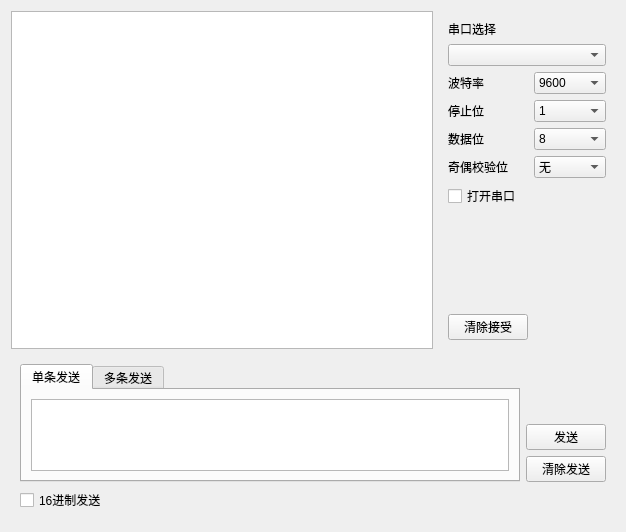
<?xml version="1.0" encoding="UTF-8"?>
<ui version="4.0">
 <class>Test</class>
 <widget class="QWidget" name="Test">
  <property name="geometry">
   <rect>
    <x>0</x>
    <y>0</y>
    <width>626</width>
    <height>503</height>
   </rect>
  </property>
  <property name="windowTitle">
   <string>串口调试专用</string>
  </property>
  <layout class="QGridLayout" name="gridLayout_3">
   <item row="0" column="1">
    <widget class="QWidget" name="widget" native="true">
     <layout class="QGridLayout" name="gridLayout">
      <item row="0" column="0">
       <widget class="QLabel" name="label_baudRate_2">
        <property name="sizePolicy">
         <sizepolicy hsizetype="Fixed" vsizetype="Fixed">
          <horstretch>0</horstretch>
          <verstretch>0</verstretch>
         </sizepolicy>
        </property>
        <property name="text">
         <string>串口选择</string>
        </property>
       </widget>
      </item>
      <item row="1" column="0" colspan="2">
       <widget class="QComboBox" name="comboBox_serialSelect">
        <property name="currentIndex">
         <number>-1</number>
        </property>
       </widget>
      </item>
      <item row="2" column="0">
       <widget class="QLabel" name="label_baudRate">
        <property name="text">
         <string>波特率</string>
        </property>
       </widget>
      </item>
      <item row="2" column="1">
       <widget class="QComboBox" name="comboBox_baudRate">
        <property name="currentIndex">
         <number>3</number>
        </property>
        <item>
         <property name="text">
          <string>1200</string>
         </property>
        </item>
        <item>
         <property name="text">
          <string>2400</string>
         </property>
        </item>
        <item>
         <property name="text">
          <string>4800</string>
         </property>
        </item>
        <item>
         <property name="text">
          <string>9600</string>
         </property>
        </item>
        <item>
         <property name="text">
          <string>19200</string>
         </property>
        </item>
        <item>
         <property name="text">
          <string>38400</string>
         </property>
        </item>
        <item>
         <property name="text">
          <string>57600</string>
         </property>
        </item>
        <item>
         <property name="text">
          <string>115200</string>
         </property>
        </item>
       </widget>
      </item>
      <item row="3" column="0">
       <widget class="QLabel" name="label_stopBits">
        <property name="text">
         <string>停止位</string>
        </property>
       </widget>
      </item>
      <item row="3" column="1">
       <widget class="QComboBox" name="comboBox_stopBits">
        <item>
         <property name="text">
          <string>1</string>
         </property>
        </item>
        <item>
         <property name="text">
          <string>1.5</string>
         </property>
        </item>
        <item>
         <property name="text">
          <string>2</string>
         </property>
        </item>
       </widget>
      </item>
      <item row="4" column="0">
       <widget class="QLabel" name="label_dataBits">
        <property name="text">
         <string>数据位</string>
        </property>
       </widget>
      </item>
      <item row="4" column="1">
       <widget class="QComboBox" name="comboBox_dataBits">
        <item>
         <property name="text">
          <string>8</string>
         </property>
        </item>
        <item>
         <property name="text">
          <string>7</string>
         </property>
        </item>
        <item>
         <property name="text">
          <string>6</string>
         </property>
        </item>
        <item>
         <property name="text">
          <string>5</string>
         </property>
        </item>
        <item>
         <property name="text">
          <string/>
         </property>
        </item>
       </widget>
      </item>
      <item row="5" column="0">
       <widget class="QLabel" name="label_parity">
        <property name="text">
         <string>奇偶校验位</string>
        </property>
       </widget>
      </item>
      <item row="5" column="1">
       <widget class="QComboBox" name="comboBox_parity">
        <item>
         <property name="text">
          <string>无</string>
         </property>
        </item>
        <item>
         <property name="text">
          <string>奇检验</string>
         </property>
        </item>
        <item>
         <property name="text">
          <string>偶校验</string>
         </property>
        </item>
       </widget>
      </item>
      <item row="6" column="0">
       <widget class="QCheckBox" name="checkBox_openSerial">
        <property name="text">
         <string>打开串口</string>
        </property>
       </widget>
      </item>
      <item row="7" column="0">
       <spacer name="verticalSpacer">
        <property name="orientation">
         <enum>Qt::Vertical</enum>
        </property>
        <property name="sizeType">
         <enum>QSizePolicy::Fixed</enum>
        </property>
        <property name="sizeHint" stdset="0">
         <size>
          <width>20</width>
          <height>100</height>
         </size>
        </property>
       </spacer>
      </item>
      <item row="8" column="0">
       <widget class="QPushButton" name="pushButton_clearReceive">
        <property name="sizePolicy">
         <sizepolicy hsizetype="Minimum" vsizetype="Fixed">
          <horstretch>0</horstretch>
          <verstretch>10</verstretch>
         </sizepolicy>
        </property>
        <property name="text">
         <string>清除接受</string>
        </property>
       </widget>
      </item>
     </layout>
    </widget>
   </item>
   <item row="1" column="0" colspan="2">
    <widget class="QWidget" name="widget_2" native="true">
     <property name="sizePolicy">
      <sizepolicy hsizetype="Preferred" vsizetype="Preferred">
       <horstretch>0</horstretch>
       <verstretch>1</verstretch>
      </sizepolicy>
     </property>
     <layout class="QGridLayout" name="gridLayout_2">
      <item row="0" column="0" rowspan="3">
       <widget class="QTabWidget" name="tabWidget">
        <property name="enabled">
         <bool>true</bool>
        </property>
        <property name="sizePolicy">
         <sizepolicy hsizetype="Expanding" vsizetype="Expanding">
          <horstretch>0</horstretch>
          <verstretch>0</verstretch>
         </sizepolicy>
        </property>
        <property name="minimumSize">
         <size>
          <width>0</width>
          <height>0</height>
         </size>
        </property>
        <property name="currentIndex">
         <number>0</number>
        </property>
        <widget class="QWidget" name="tab_singleSend">
         <attribute name="title">
          <string>单条发送</string>
         </attribute>
         <layout class="QGridLayout" name="gridLayout_4">
          <item row="0" column="0">
           <widget class="QPlainTextEdit" name="plainTextEdit_singleSend"/>
          </item>
         </layout>
        </widget>
        <widget class="QWidget" name="tab_muiltipeSend">
         <attribute name="title">
          <string>多条发送</string>
         </attribute>
        </widget>
       </widget>
      </item>
      <item row="2" column="1">
       <widget class="QPushButton" name="pushButton_clearSend">
        <property name="sizePolicy">
         <sizepolicy hsizetype="Fixed" vsizetype="Fixed">
          <horstretch>0</horstretch>
          <verstretch>0</verstretch>
         </sizepolicy>
        </property>
        <property name="text">
         <string>清除发送</string>
        </property>
       </widget>
      </item>
      <item row="3" column="0">
       <widget class="QCheckBox" name="checkBox_16DataSend">
        <property name="sizePolicy">
         <sizepolicy hsizetype="Preferred" vsizetype="Fixed">
          <horstretch>0</horstretch>
          <verstretch>0</verstretch>
         </sizepolicy>
        </property>
        <property name="text">
         <string>16进制发送</string>
        </property>
       </widget>
      </item>
      <item row="1" column="1">
       <widget class="QPushButton" name="pushButton_send">
        <property name="sizePolicy">
         <sizepolicy hsizetype="Fixed" vsizetype="Fixed">
          <horstretch>0</horstretch>
          <verstretch>0</verstretch>
         </sizepolicy>
        </property>
        <property name="text">
         <string>发送</string>
        </property>
       </widget>
      </item>
     </layout>
    </widget>
   </item>
   <item row="0" column="0">
    <widget class="QPlainTextEdit" name="plainTextEdit_receiveDisplay"/>
   </item>
  </layout>
 </widget>
 <resources/>
 <connections/>
</ui>
